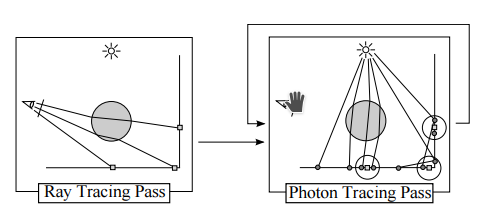
//> input picture CR/diapo/img/PPM.png, 490 x 223 px
$ ./main ../../../CR/diapo/img/PPM.png ../../../CR/diapo/img/PPM.png   (built with g++ and OpenCV 4)
//> lines starting //> are read from the running program, lines starting //| are printed output that depends on the picture
/*
 * The equivalent of Zhou Wang's SSIM matlab code using OpenCV.
 * from http://www.cns.nyu.edu/~zwang/files/research/ssim/index.html
 * The measure is described in :
 * "Image quality assessment: From error measurement to structural similarity"
 * C++ code by Rabah Mehdi. http://mehdi.rabah.free.fr/SSIM
 *
 * This implementation is under the public domain.
 * @see http://creativecommons.org/licenses/publicdomain/
 * The original work may be under copyrights.
 */

#include <opencv2/core/core.hpp>
#include <opencv2/highgui/highgui.hpp>
#include <opencv2/imgproc/imgproc.hpp>
#include <opencv2/legacy/legacy.hpp>
#include <iostream>

using namespace std;

/*
 * Parameters : complete path to the two image to be compared
 * The file format must be supported by your OpenCV build
 */
int main(int argc, char** argv)
{
	if(argc!=3)
    {
        std::cout << "not enough args" << std::endl;
		return -1;
    }

	// default settings
	double C1 = 6.5025, C2 = 58.5225;

	IplImage
		*img1=NULL, *img2=NULL, *img1_img2=NULL,
		*img1_temp=NULL, *img2_temp=NULL,
		*img1_sq=NULL, *img2_sq=NULL,
		*mu1=NULL, *mu2=NULL,
		*mu1_sq=NULL, *mu2_sq=NULL, *mu1_mu2=NULL,
		*sigma1_sq=NULL, *sigma2_sq=NULL, *sigma12=NULL,
		*ssim_map=NULL, *temp1=NULL, *temp2=NULL, *temp3=NULL;


	/***************************** INITS **********************************/
	img1_temp = cvLoadImage(argv[1]);
//> img1_temp is the input picture: 223 rows x 490 cols, CV_8UC3; mean B, G, R 240.4, 240.4, 240.4
	img2_temp = cvLoadImage(argv[2]);

	if(img1_temp==NULL || img2_temp==NULL)
    {
        std::cout << "error loading images" << std::endl;
		return -1;
    }

	int x=img1_temp->width, y=img1_temp->height;
//> x = 490; y = 223
	int nChan=img1_temp->nChannels, d=IPL_DEPTH_32F;
//> nChan = 3
	CvSize size = cvSize(x, y);
//> size = Size(490, 223)

	img1 = cvCreateImage( size, d, nChan);
	img2 = cvCreateImage( size, d, nChan);

	cvConvert(img1_temp, img1);
	cvConvert(img2_temp, img2);
	cvReleaseImage(&img1_temp);
	cvReleaseImage(&img2_temp);


	img1_sq = cvCreateImage( size, d, nChan);
	img2_sq = cvCreateImage( size, d, nChan);
	img1_img2 = cvCreateImage( size, d, nChan);

	cvPow( img1, img1_sq, 2 );
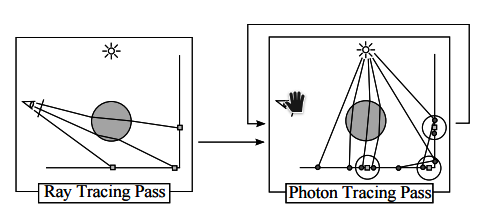
//> img1_sq: 223 rows x 490 cols, CV_32FC3; mean B, G, R 60100.3, 60097.1, 60100.2; drawn with min black and max white
	cvPow( img2, img2_sq, 2 );
	cvMul( img1, img2, img1_img2, 1 );

	mu1 = cvCreateImage( size, d, nChan);
	mu2 = cvCreateImage( size, d, nChan);

	mu1_sq = cvCreateImage( size, d, nChan);
	mu2_sq = cvCreateImage( size, d, nChan);
	mu1_mu2 = cvCreateImage( size, d, nChan);


	sigma1_sq = cvCreateImage( size, d, nChan);
	sigma2_sq = cvCreateImage( size, d, nChan);
	sigma12 = cvCreateImage( size, d, nChan);

	temp1 = cvCreateImage( size, d, nChan);
	temp2 = cvCreateImage( size, d, nChan);
	temp3 = cvCreateImage( size, d, nChan);

	ssim_map = cvCreateImage( size, d, nChan);
	/*************************** END INITS **********************************/


	//////////////////////////////////////////////////////////////////////////
	// PRELIMINARY COMPUTING
	cvSmooth( img1, mu1, CV_GAUSSIAN, 11, 11, 1.5 );
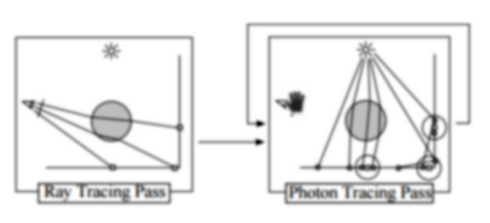
//> mu1: 223 rows x 490 cols, CV_32FC3; mean B, G, R 240.6, 240.6, 240.6; drawn with min black and max white
	cvSmooth( img2, mu2, CV_GAUSSIAN, 11, 11, 1.5 );

	cvPow( mu1, mu1_sq, 2 );
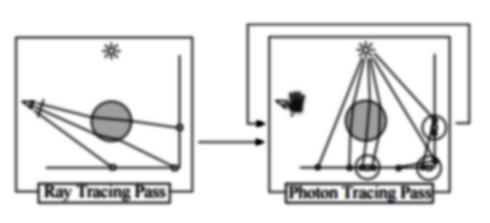
//> mu1_sq: 223 rows x 490 cols, CV_32FC3; mean B, G, R 58546.2, 58545.9, 58546.8; drawn with min black and max white
	cvPow( mu2, mu2_sq, 2 );
	cvMul( mu1, mu2, mu1_mu2, 1 );


	cvSmooth( img1_sq, sigma1_sq, CV_GAUSSIAN, 11, 11, 1.5 );
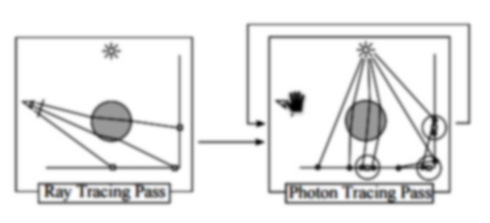
//> sigma1_sq: 223 rows x 490 cols, CV_32FC3; mean B, G, R 60100.7, 60097.4, 60100.3; drawn with min black and max white
	cvAddWeighted( sigma1_sq, 1, mu1_sq, -1, 0, sigma1_sq );
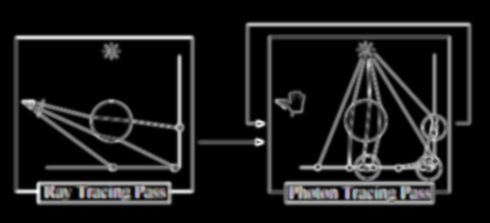
//> sigma1_sq: 223 rows x 490 cols, CV_32FC3; mean B, G, R 1554.9, 1552.2, 1554.2; drawn with min black and max white

	cvSmooth( img2_sq, sigma2_sq, CV_GAUSSIAN, 11, 11, 1.5 );
	cvAddWeighted( sigma2_sq, 1, mu2_sq, -1, 0, sigma2_sq );

	cvSmooth( img1_img2, sigma12, CV_GAUSSIAN, 11, 11, 1.5 );
	cvAddWeighted( sigma12, 1, mu1_mu2, -1, 0, sigma12 );


	//////////////////////////////////////////////////////////////////////////
	// FORMULA

	// (2*mu1_mu2 + C1)
	cvScale( mu1_mu2, temp1, 2 );
	cvAddS( temp1, cvScalarAll(C1), temp1 );

	// (2*sigma12 + C2)
	cvScale( sigma12, temp2, 2 );
	cvAddS( temp2, cvScalarAll(C2), temp2 );

	// ((2*mu1_mu2 + C1).*(2*sigma12 + C2))
	cvMul( temp1, temp2, temp3, 1 );
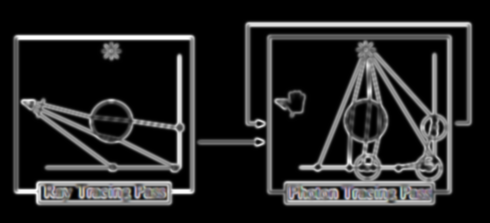
//> temp3: 223 rows x 490 cols, CV_32FC3; mean B, G, R 256514208, 256084576, 256403888; drawn with min black and max white

	// (mu1_sq + mu2_sq + C1)
	cvAdd( mu1_sq, mu2_sq, temp1 );
	cvAddS( temp1, cvScalarAll(C1), temp1 );

	// (sigma1_sq + sigma2_sq + C2)
	cvAdd( sigma1_sq, sigma2_sq, temp2 );
	cvAddS( temp2, cvScalarAll(C2), temp2 );

	// ((mu1_sq + mu2_sq + C1).*(sigma1_sq + sigma2_sq + C2))
	cvMul( temp1, temp2, temp1, 1 );

	// ((2*mu1_mu2 + C1).*(2*sigma12 + C2))./((mu1_sq + mu2_sq + C1).*(sigma1_sq + sigma2_sq + C2))
	cvDiv( temp3, temp1, ssim_map, 1 );
//> ssim_map: 223 rows x 490 cols, CV_32FC3; every value is 1


	CvScalar index_scalar = cvAvg( ssim_map );
//> index_scalar = Scalar(1, 1, 1)

	// through observation, there is approximately
	// 1% error max with the original matlab program

	cout << "(R, G & B SSIM index)" << endl ;
	cout << index_scalar.val[2] * 100 << "%" << endl ;
//| 100%
	cout << index_scalar.val[1] * 100 << "%" << endl ;
//| 100%
	cout << index_scalar.val[0] * 100 << "%" << endl ;
//| 100%

	// if you use this code within a program
	// don't forget to release the IplImages
	return 0;
}
